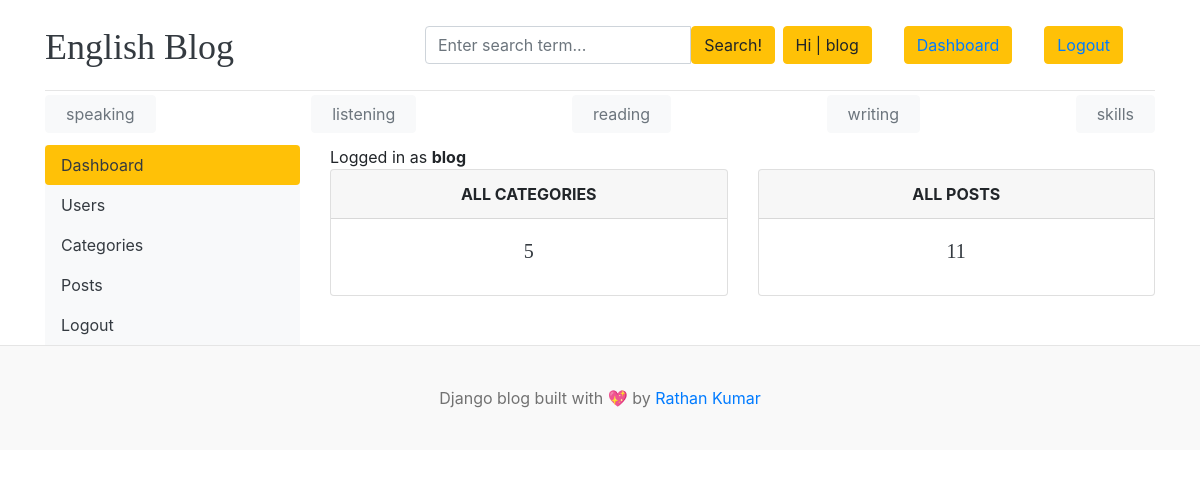
The page /dashboard/ (signed in) on the database its author committed.
### blogs/models.py (models this page shows, shortened)
class Category(models.Model):
    category_name = models.CharField(max_length=50, unique=True)
    created_at = models.DateTimeField(auto_now_add=True)
    updated_at = models.DateTimeField(auto_now=True)
    class Meta:
        verbose_name_plural = 'categories'

### dashboards/views.py (the view)
# urls.py: path('dashboard/', include('dashboards.urls')),
@login_required(login_url='login')
def dashboard(request):
    category_count = Category.objects.all().count()
    blogs_count = Blog.objects.all().count()
    context = {
        'category_count': category_count,
        'blogs_count': blogs_count,
    }
    return render(request, 'dashboard/dashboard.html', context)

### blogs/context_processors.py (called while the page is built)
def get_categories(request):
    categories = Category.objects.all()
    return dict(categories=categories)

def get_social_links(request):
    social_links = SocialLink.objects.all()
    return dict(social_links=social_links)

### templates/dashboard/dashboard.html
{% extends 'base.html' %}
{% block content %}
    <div class="row">
        {% include 'dashboard/sidebar.html' %}
        <div class="col-md-9">
            {% if  user.is_staff %}
                <span>Logged in as <b>{{ user }}</b></span>
                <div class="row">
                    <div class="col">
                        <div class="card border-default mb-3">
                            <div class="card-header text-center text-uppercase font-weight-bold">All Categories</div>
                            <div class="card-body text-dark">
                                <h5 class="card-title text-center">{{ category_count }}</h5>
                            </div>
                        </div>
                    </div>
                    <div class="col">
                        <div class="card border-default mb-3">
                            <div class="card-header text-center text-uppercase font-weight-bold">All posts</div>
                            <div class="card-body text-dark">
                                <h5 class="card-title text-center">{{ blogs_count }}</h5>
                            </div>
                        </div>
                    </div>
                </div>
                </div>
            {% endif %}
    </div>
    </div>
{% endblock %}

### templates/base.html (shortened to what this page needs)
{% load static %}
<!DOCTYPE html>
<html lang="en">
<head>
    <link href="https://getbootstrap.com/docs/4.0/dist/css/bootstrap.min.css" rel="stylesheet">
    <link href="{% static 'css/blog.css' %}" rel="stylesheet">
    <link rel="stylesheet" href="https://cdnjs.cloudflare.com/ajax/libs/font-awesome/4.7.0/css/font-awesome.min.css">
</head>
<body>
<div class="container">
    <header class="blog-header py-3">
        <div class="row flex-nowrap justify-content-between align-items-center">
            <div class="col-4 pt-1">
                <a class="blog-header-logo text-dark" href="/">English Blog</a>
            </div>
            <div class="col-4">
                <form action="{% url 'search' %}" method="GET">
                    <div class="input-group">
                        <input class="form-control" type="text" name="keyword" value="{{ keyword }}"
                               placeholder="Enter search term..." aria-label="Enter search term..."
                               aria-describedby="button-search"/>
                        <button type="submit" class="btn btn-warning" id="button-search" type="button">Search!</button>
                    </div>
                </form>
            </div>
            <div class="col-4 d-flex justify-content-end align-items-center">
                {% if not user.is_authenticated %}
                    <buttun class="btn btn-warning"><a class="btn btn-sm btn-warning" href="{% url 'login' %}">Login</a>
                    </buttun> &nbsp;
                    <buttun class="btn btn-warning"><a class="btn btn-sm btn-warning" href="{% url 'register' %}">Register</a>
                    </buttun> &nbsp;
                {% else %}
                    <botton class="btn btn-warning"><span>Hi | {{ user.username }}</span></botton>
                    {% if user.is_staff %}
                        <buttun class="btn btn-warning"><span><a href="{% url 'dashboard' %}">Dashboard</a></span>
                        </buttun>
                    {% endif %}
                    <buttun class="btn btn-warning"><span><a href="{% url 'logout' %}">Logout</a></span></buttun>
                {% endif %}
            </div>
        </div>
    </header>
    <div class="nav-scroller py-1 mb-2">
        <nav class="nav d-flex justify-content-between">
            {% for cat in categories %}
                <button type="button" class="btn btn-light"><a class="p-2 text-muted"
                                                               href="{% url 'posts_by_category' cat.id %}">{{ cat.category_name }}</a>
                </button>
            {% endfor %}
        </nav>
    </div>
    {% block content %}
    {% endblock %}
    <footer class="blog-footer">
        <p>Django blog built with 💖 by <a href="#">Rathan Kumar</a></p>
    </footer>
</body>
</html>

### config/static/css/blog.css (style rules this page uses)
.blog-header { border-bottom: 1px solid #e5e5e5; }
.blog-header-logo { font-family: "Playfair Display", Georgia, "Times New Roman", serif; font-size: 2.25rem; }
h1, h2, h3, h4, h5, h6 { font-family: "Playfair Display", Georgia, "Times New Roman", serif; }
.blog-footer { padding: 2.5rem 0; color: #727272; text-align: center; background-color: #f9f9f9; border-top: .05rem solid #e5e5e5; }
.blog-footer p:last-child { margin-bottom: 0; }

### rows shown on the page
Category: category_name "speaking"
Category: category_name "listening"
Category: category_name "reading"
Category: category_name "writing"
Category: category_name "skills"

### other values the page prints
{{ user.username }} "blog"
{{ user }} "blog"
{{ category_count }} "5"
{{ blogs_count }} "11"
